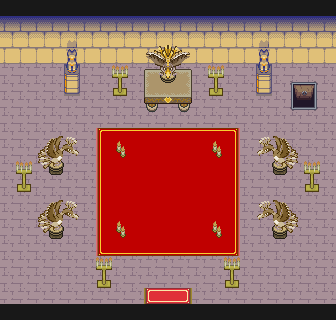

A 2D game scene composited from a Tiled map and its tileset images. What follows is a short description and the map's XML, with each tile layer's data collapsed to a summary:
An orthogonal 21x20 tile map with 16x16 px tiles, 8 tile layers (sol, tapis, statue, NONE, ...), 4 tilesets and 1 object (spawn_pyr_trappe).

<map version="1.9" tiledversion="1.9.2" orientation="orthogonal" renderorder="right-down" width="21" height="20" tilewidth="16" tileheight="16" infinite="0" nextlayerid="21" nextobjectid="37">
 <editorsettings>
  <export format="tmx" />
 </editorsettings>
 <tileset firstgid="1" source="big_tileset.tsx" />
 <tileset firstgid="12289" source="indoor2.tsx" />
 <tileset firstgid="18433" source="../tsx/Overworld.tsx" />
 <tileset firstgid="19873" source="../tsx/interior.tsx" />
 <layer id="1" name="sol" width="21" height="20">
  <data>[420 cells, 420 non-empty, 5 distinct tile ids]</data>
 </layer>
 <layer id="3" name="tapis" width="21" height="20">
  <data>[420 cells, 309 non-empty, 16 distinct tile ids]</data>
 </layer>
 <layer id="5" name="statue" width="21" height="20">
  <data>[420 cells, 32 non-empty, 17 distinct tile ids]</data>
 </layer>
 <layer id="15" name="NONE" width="21" height="20">
  <data>[420 cells, 0 non-empty, 0 distinct tile ids]</data>
 </layer>
 <layer id="19" name="Copie de NONE" width="21" height="20">
  <data>[420 cells, 0 non-empty, 0 distinct tile ids]</data>
 </layer>
 <layer id="18" name="Copie de NONE" width="21" height="20">
  <data>[420 cells, 0 non-empty, 0 distinct tile ids]</data>
 </layer>
 <layer id="16" name="Copie de NONE" width="21" height="20">
  <data>[420 cells, 0 non-empty, 0 distinct tile ids]</data>
 </layer>
 <group id="8" name="over" />
 <layer id="4" name="statue2" width="21" height="20">
  <data>[420 cells, 86 non-empty, 31 distinct tile ids]</data>
 </layer>
 <objectgroup id="7" name="Objects">
  <object id="36" name="spawn_pyr_trappe" x="296.641" y="85.8594">
   <point />
  </object>
 </objectgroup>
</map>
